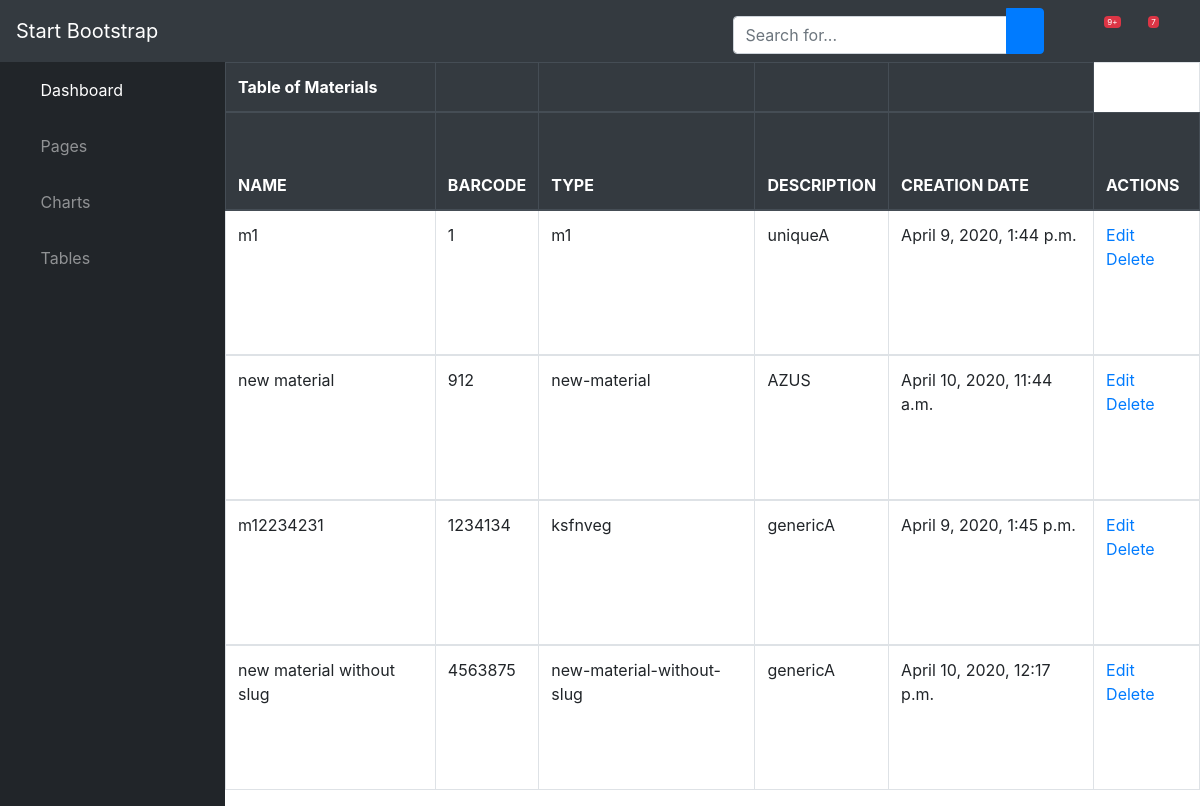
/showMaterial, run on an earlier commit of the app's database.
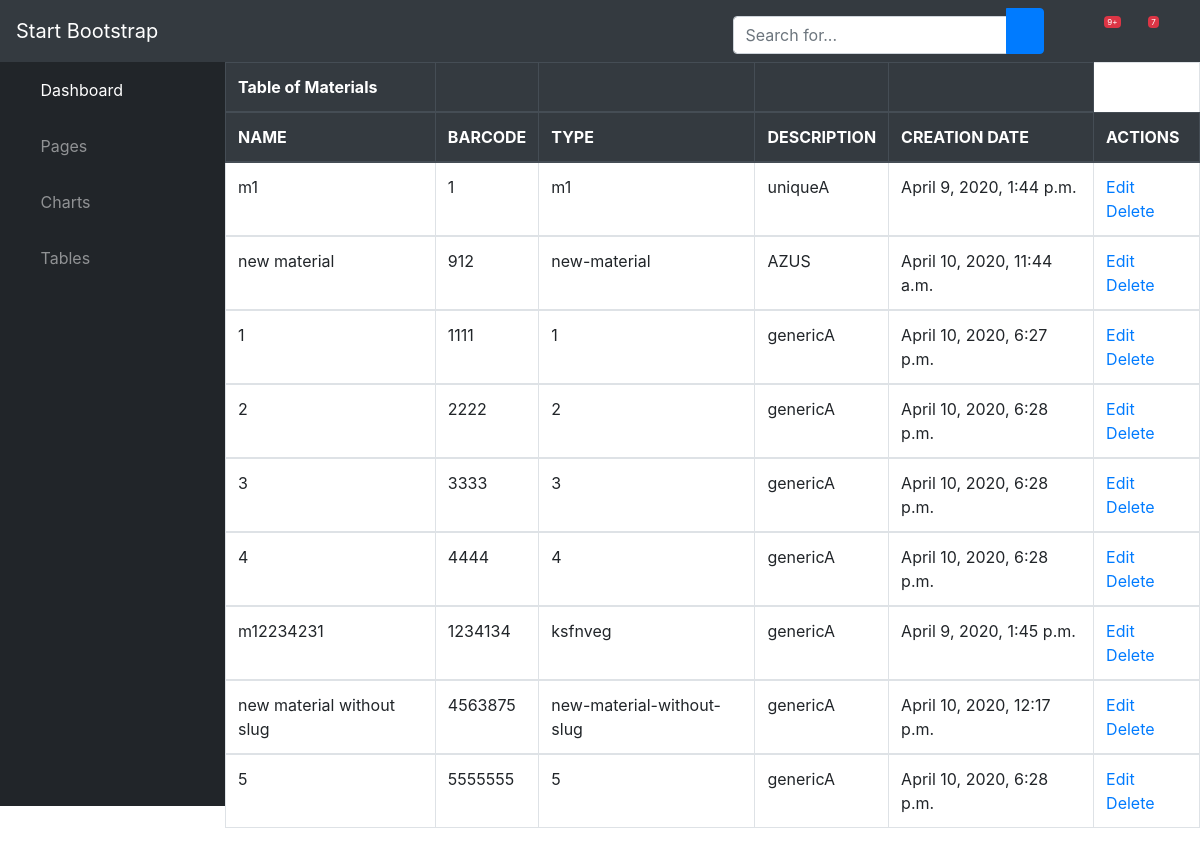
And on a later commit of the database.
### siteWeb/models.py (models this page shows, shortened)
class Material(models.Model):
    name = models.CharField(max_length=250)
    barcode = models.IntegerField(blank=False, primary_key=True)
    creation_date_mat = models.DateTimeField(auto_now_add=True)
    slug = models.SlugField(max_length=250, null=True, blank=True)
    material_picture = models.ImageField(blank=True, upload_to='media/', default='None/no-img.jpg', null=True)
    type = models.ForeignKey(Type, on_delete=models.CASCADE)

class Type(models.Model):
    TYPE_GENERIC = 'generic'
    TYPE_UNIQUE = 'unique'
    TYPE_CHOICES = (
        (TYPE_GENERIC, 'generic'),
        (TYPE_UNIQUE, 'unique'),
    )
    material_type = models.CharField(max_length=250, choices=TYPE_CHOICES, default=TYPE_GENERIC)
    name_type = models.CharField(max_length=250)
    description = models.TextField(blank=True)
    creation_date_type = models.DateTimeField(auto_now_add=True)
    def __str__(self):
        return "{0}".format(self.name_type)

### siteWeb/views.py (the view)
# urls.py: path('showMaterial', views.showMaterial, name='showMaterial'),
def showMaterial(request):
    material_liste = Material.objects.all()
    return render(request, 'siteWeb/showMaterial.html', {'materials': material_liste})

### siteWeb/templates/siteWeb/showMaterial.html
{% include "siteWeb/dashboard.html" %}
{% load crispy_forms_tags %}
{% block content %}
    <table class="table table-bordered responsive">
        <thead class="thead-dark">
            <tr>
                <th scope="col">Table of Materials</th>
                <th></th>
                <th></th>
                <th></th>
                <th></th>
            </tr>
        </thead>
        <thead class="thead-dark">
            <tr>
                <th scope="col">NAME</th>
                <th scope="col">BARCODE</th>
                <th scope="col">TYPE</th>
                 <th scope="col">DESCRIPTION</th>
                <th scope="col">CREATION DATE</th>
                <th scope="col">ACTIONS</th>
            </tr>
        </thead>
        {% for material in materials %}
        <tbody>
        <tr>
            <td>{{material.name}}</td>
            <td>{{material.barcode}}</td>
            <td>{{material.slug}}</td>
            <td>{{material.type }}</td>
            <td>{{material.creation_date_mat}}</td>
            <td>
                <a href="#"><span>Edit</span></a>
                <a href="#">Delete</a>
            </td>
        </tr>
        </tbody>
        {% endfor %}
    </table>
{% endblock %}

### siteWeb/templates/siteWeb/dashboard.html (shortened to what this page needs)
<!DOCTYPE html>
<html lang="en">
<head>
    {% load loan_template_tags %}
    {% load static %}
  <link href="{% static '../static/vendor/fontawesome-free/css/all.min.css' %}" rel="stylesheet" type="text/css">
  <link href="{% static '../static/vendor/datatables/dataTables.bootstrap4.css' %}" rel="stylesheet">
  <link href="{% static 'css/sb-admin.css' %}" rel="stylesheet">
  <link href="{% static 'css/dashboard.css' %}" rel="stylesheet">
</head>
<body id="page-top">
  <nav class="navbar navbar-expand navbar-dark bg-dark static-top">
    <a class="navbar-brand mr-1" href="index.html">Start Bootstrap</a>
    <button class="btn btn-link btn-sm text-white order-1 order-sm-0" id="sidebarToggle" href="#">
      <i class="fas fa-bars"></i>
    </button>
    <form class="d-none d-md-inline-block form-inline ml-auto mr-0 mr-md-3 my-2 my-md-0">
      <div class="input-group">
        <input type="text" class="form-control" placeholder="Search for..." aria-label="Search" aria-describedby="basic-addon2">
        <div class="input-group-append">
          <button class="btn btn-primary" type="button">
            <i class="fas fa-search"></i>
          </button>
        </div>
      </div>
    </form>
    <ul class="navbar-nav ml-auto ml-md-0">
      <li class="nav-item dropdown no-arrow mx-1">
        <a class="nav-link dropdown-toggle" href="#" id="alertsDropdown" role="button" data-toggle="dropdown" aria-haspopup="true" aria-expanded="false">
          <i class="fas fa-bell fa-fw"></i>
          <span class="badge badge-danger">9+</span>
        </a>
      </li>
      <li class="nav-item dropdown no-arrow mx-1">
        <a class="nav-link dropdown-toggle" href="#" id="messagesDropdown" role="button" data-toggle="dropdown" aria-haspopup="true" aria-expanded="false">
          <i class="fas fa-envelope fa-fw"></i>
          <span class="badge badge-danger">7</span>
        </a>
      </li>
      <li class="nav-item dropdown no-arrow">
        <a class="nav-link dropdown-toggle" href="#" id="userDropdown" role="button" data-toggle="dropdown" aria-haspopup="true" aria-expanded="false">
          <i class="fas fa-user-circle fa-fw"></i>
        </a>
      </li>
    </ul>
  </nav> {% include 'siteWeb/includes/messaging.html' %}
  <div id="wrapper">
    <div>
    <ul class="sidebar navbar-nav">
      <li class="nav-item active">
        <a class="nav-link" href="index.html">
          <i class="fas fa-fw fa-tachometer-alt"></i>
          <span>Dashboard</span>
        </a>
      </li>
      <li class="nav-item dropdown">
        <a class="nav-link dropdown-toggle" href="#" id="pagesDropdown" role="button" data-toggle="dropdown" aria-haspopup="true" aria-expanded="false">
          <i class="fas fa-fw fa-folder"></i>
          <span>Pages</span>
        </a>
      </li>
      <li class="nav-item">
        <a class="nav-link" href="charts.html">
          <i class="fas fa-fw fa-chart-area"></i>
          <span>Charts</span></a>
      </li>
      <li class="nav-item">
        <a class="nav-link" href="tables.html">
          <i class="fas fa-fw fa-table"></i>
          <span>Tables</span></a>
      </li>
    </ul>
  </div>
</body>
</html>

### static/css/dashboard.css (style rules this page uses)
input, select { width: 100%; padding: 12px 20px; margin: 8px 0; display: inline-block; border: 3px solid #555; border-radius: 4px; box-sizing: border-box; }

What changed in the data, as far as the page shows it:
added Material: name "1", barcode "1111", slug "1", type "genericA", creation_date_mat "April 10, 2020, 6:27 p.m."
added Material: name "2", barcode "2222", slug "2", type "genericA", creation_date_mat "April 10, 2020, 6:28 p.m."
added Material: name "3", barcode "3333", slug "3", type "genericA", creation_date_mat "April 10, 2020, 6:28 p.m."
added Material: name "4", barcode "4444", slug "4", type "genericA", creation_date_mat "April 10, 2020, 6:28 p.m."
added Material: name "5", barcode "5555555", slug "5", type "genericA", creation_date_mat "April 10, 2020, 6:28 p.m."
